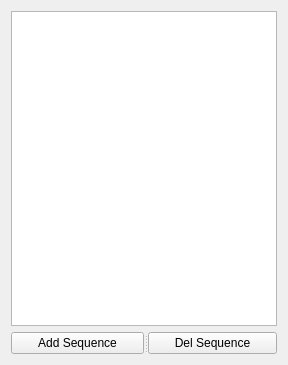
<?xml version="1.0" encoding="UTF-8"?>
<ui version="4.0">
 <class>ListSeq</class>
 <widget class="QWidget" name="ListSeq">
  <property name="geometry">
   <rect>
    <x>0</x>
    <y>0</y>
    <width>288</width>
    <height>365</height>
   </rect>
  </property>
  <property name="windowTitle">
   <string>Form</string>
  </property>
  <layout class="QVBoxLayout" name="verticalLayout">
   <item>
    <widget class="QTableWidget" name="tab_seq"/>
   </item>
   <item>
    <widget class="QSplitter" name="splitter">
     <property name="orientation">
      <enum>Qt::Horizontal</enum>
     </property>
     <widget class="QPushButton" name="btn_add">
      <property name="text">
       <string>Add Sequence</string>
      </property>
     </widget>
     <widget class="QPushButton" name="btn_del">
      <property name="text">
       <string>Del Sequence</string>
      </property>
     </widget>
    </widget>
   </item>
  </layout>
 </widget>
 <resources/>
 <connections/>
</ui>
